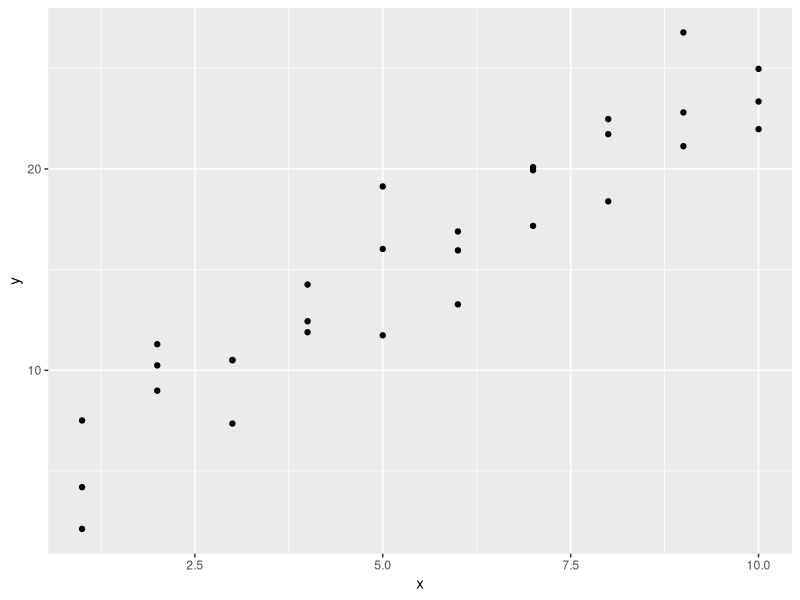
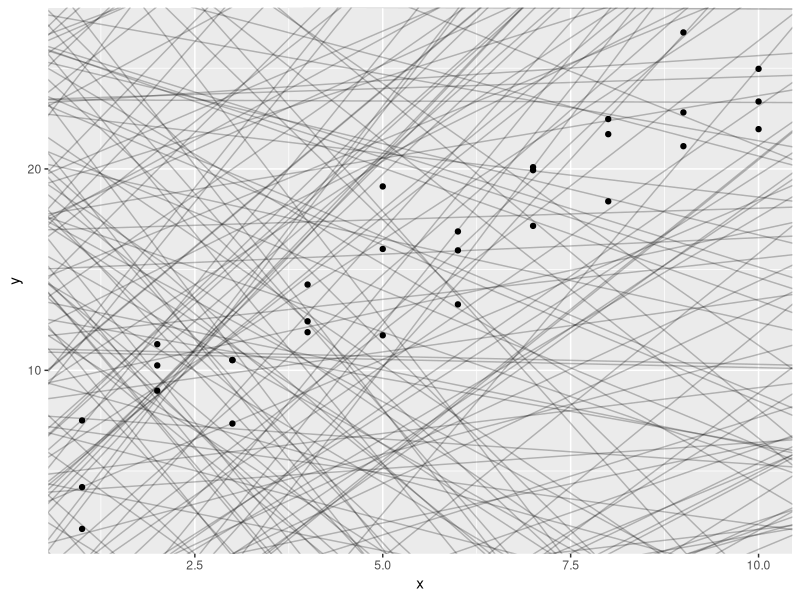
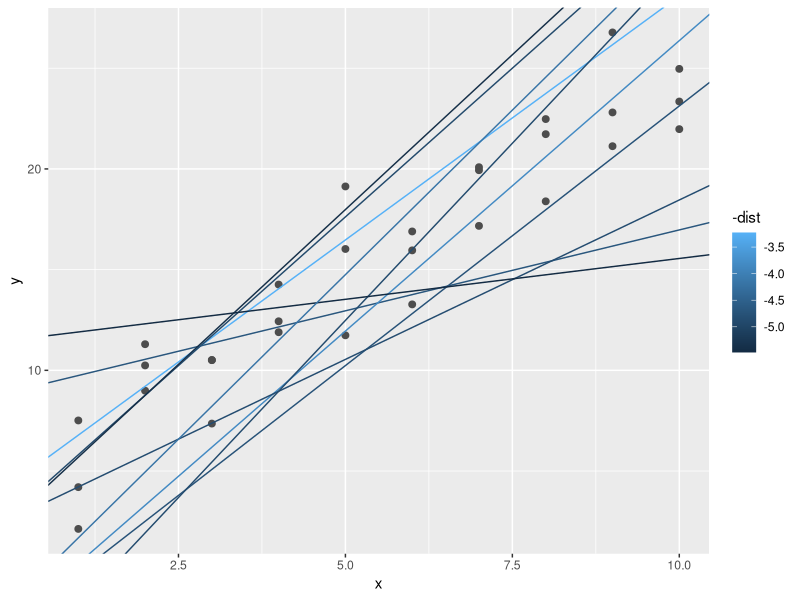
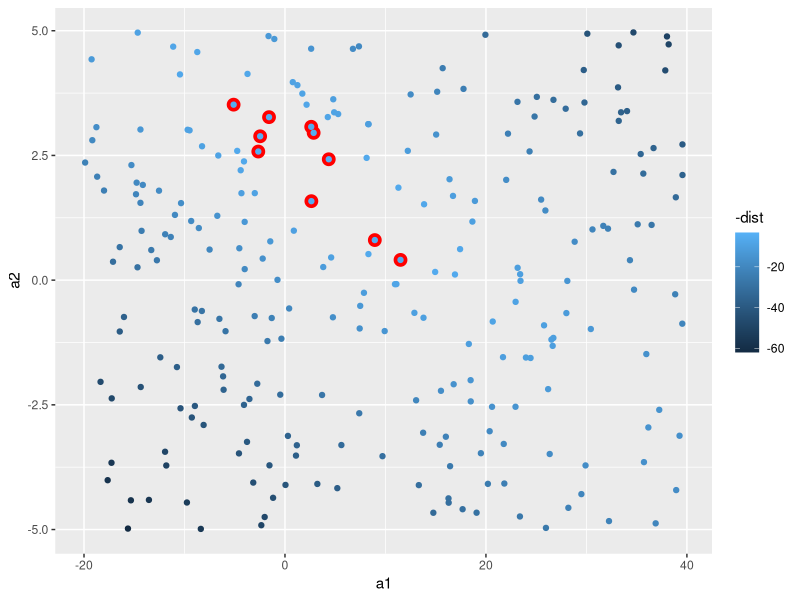
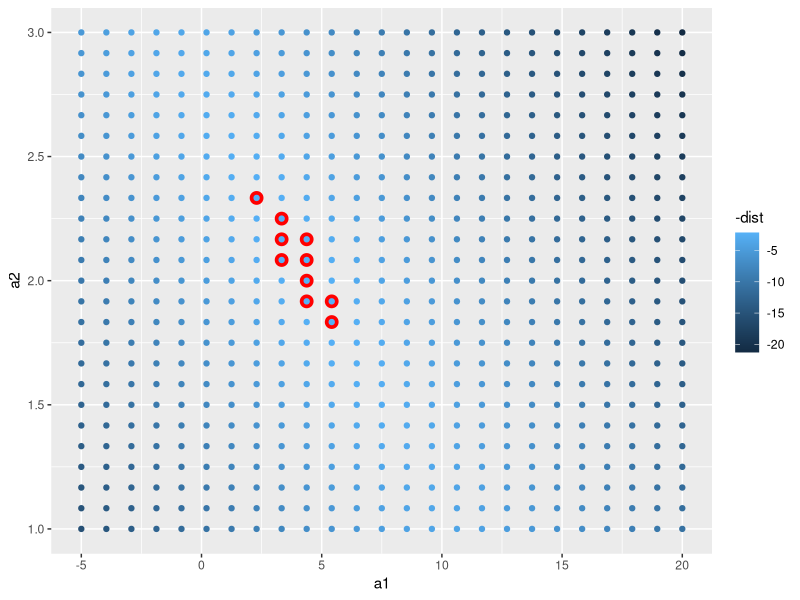
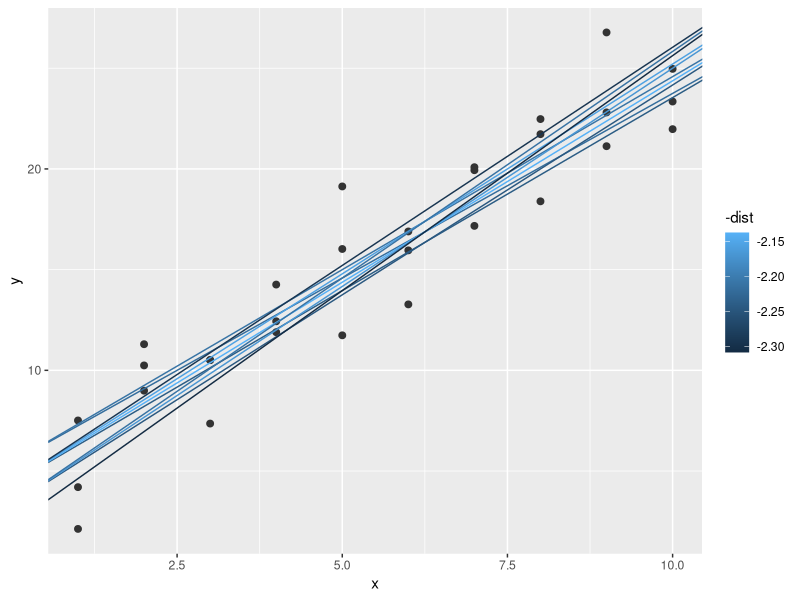
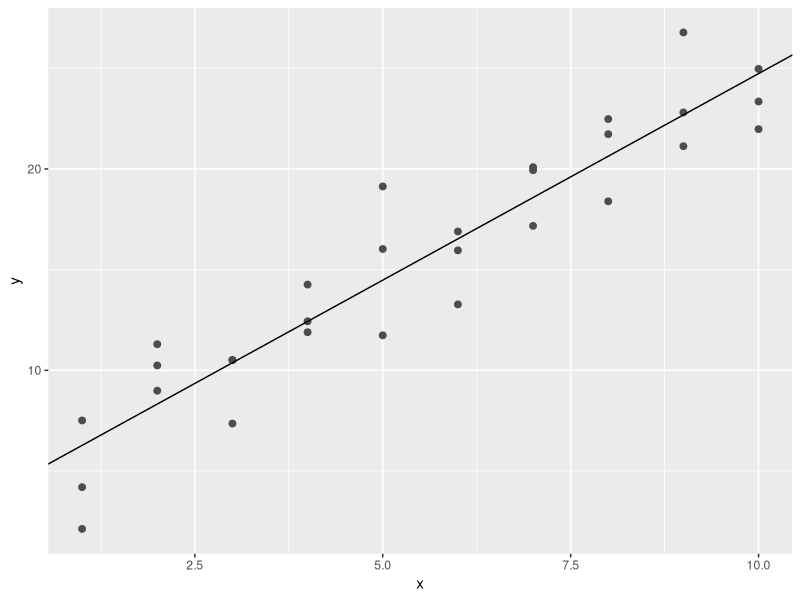
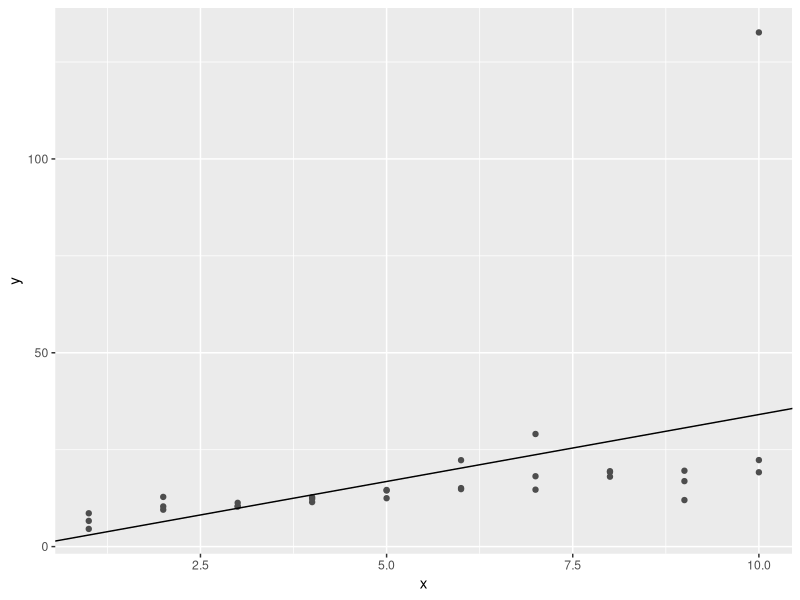

The R source for these figures, in order:
## ---- chunk 1
library(tidyverse)
library(modelr)
library(ggplot2)

# We want to get a warning if there are any NA values when
# we run a function.
options(na.action = na.warn)
## ---- chunk 2
ggplot(sim1, aes(x, y)) +
  geom_point()
## ---- chunk 3
models <- tibble(
  a1 = runif(250, -20, 40),
  a2 = runif(250, -5, 5)
)

ggplot(sim1, aes(x, y)) +
  geom_abline(aes(intercept = a1, slope = a2), 
              data = models, 
              alpha = 1 / 4) +
  geom_point()
## ---- chunk 4
model1 <- function(a, data) {
  a[1] + a[2] * data$x
}

measure_distance <- function(mod, data) {
  diff <- data$y - model1(mod, data)
  sqrt(mean(diff^2))
}

sim1_dist <- function(a1, a2) {
  measure_distance(c(a1, a2), sim1)
}

models <- models %>%
  mutate(dist = purrr::map2_dbl(a1, a2, sim1_dist))
models
## ---- chunk 5
ggplot(sim1, aes(x, y)) +
  geom_point(size = 2, color = "grey30") +
  geom_abline(
    aes(intercept = a1, slope = a2, color = -dist),
    data = filter(models, rank(dist) <= 10)
  )
## ---- chunk 6
ggplot(models, aes(a1, a2)) +
  geom_point(data = filter(models, rank(dist) <= 10),
             size = 4, color = 'red') +
  geom_point(aes(color = -dist))
## ---- chunk 7
grid <- expand.grid(  # Creates a df from all combinations of
                      # parameters provided to it.
  a1 = seq(-5, 20, length = 25),
  a2 = seq(1, 3, length = 25)
  ) %>%
  mutate(dist = purrr::map2_dbl(a1, a2, sim1_dist))

grid %>%
  ggplot(aes(a1, a2)) +
  geom_point(data = filter(grid, rank(dist) <= 10),
             size = 4, color = "red") +
  geom_point(aes(color = -dist))
## ---- chunk 8
ggplot(sim1, aes(x, y)) +
  geom_point(size = 2, color = "grey20") +
  geom_abline(aes(intercept = a1, slope = a2, color = -dist),
              data = filter(grid, rank(dist) <= 10))
## ---- chunk 9
best <- optim(c(0, 0), # initial values for params to optimize over
              measure_distance, # function to calculate error
              data = sim1)
best$par
## ---- chunk 10
ggplot(sim1, aes(x, y)) +
  geom_point(size = 2, color = "grey30") +
  geom_abline(aes(intercept = best$par[1], slope = best$par[2]))
## ---- chunk 11
sim1_mod <- lm(y ~ x, data = sim1)
coef(sim1_mod)
## ---- chunk 12
x = rep(1:10, each = 3)
y = x * 1.5 + 6 + rt(length(x),  # rt generates t-style variates
                                 # with length given by param 1.
                     df = 2)     # Degrees of freedom.

# To simulate an unusual value, let's change the value of the end
# of the model to beyond 75th percentile + 3 * IQR. 
# Usually, 75th percentile + 1.5 * IQR is used to determine outliers.
y[[length(y)]] <- quantile(y)[[4]] + 15 * IQR(y)

sim1a <- tibble(
  x = x,
  y = y
)

sim1a_mod <- lm(y ~ x, data = sim1a)
ggplot(sim1a, aes(x, y)) +
  geom_point(color = "grey30") +
  geom_abline(aes(intercept = coef(sim1a_mod)[[1]],
                  slope = coef(sim1a_mod)[[2]]))
## ---- chunk 13
ggplot(sim1a, aes(x, y)) +
  geom_point(color = "grey30") +
  geom_abline(aes(intercept = coef(sim1a_mod)[[1]],
                  slope = coef(sim1a_mod)[[2]])) +
  coord_cartesian(ylim = c(-20, 40))
## ---- chunk 14
measure_distance <- function(mod, data) {
  diff <- data$y - model1(mod, data)
  mean(abs(diff))
}

best <- optim(c(0, 0), measure_distance, data = sim1a)

coef(sim1a)
ggplot(sim1a, aes(x, y)) +
  geom_point(color = "grey30", size = 2) +
  geom_abline(aes(intercept = best$par[1], 
                  slope = best$par[2]),
              color = "red") +
  geom_abline(aes(intercept = coef(sim1a_mod)[[1]],
                  slope = coef(sim1a_mod)[[2]]),
              color = "green")
## ---- chunk 15
model1 <- function(a, data) {
  a[1] + data$x * a[2] + a[3]
}
## ---- chunk 16
grid <- sim1 %>%
  data_grid(x)
grid
## ---- chunk 17
grid <- grid %>%
  add_predictions(sim1_mod) # adds predictions to a dataset by
                            # calculating y values at given x values.
grid
## ---- chunk 18
ggplot(sim1, aes(x)) +
  geom_point(aes(y = y)) +
  geom_line(aes(y = pred), data = grid, color = "red", size = 1)
## ---- chunk 19
sim1 <- sim1 %>%
  add_residuals(sim1_mod)
sim1
## ---- chunk 20
ggplot(sim1, aes(resid)) +
  geom_freqpoly(binwidth = 0.5)
## ---- chunk 21
ggplot(sim1, aes(x, resid)) +
  geom_ref_line(h = 0) + # draw thick horiz reference line at 0.
                         # v = 5 to draw vertical ref line at 5.
  geom_point()
## ---- chunk 22
# Restore sim1 to original condition by dropping resid
sim1 <- sim1 %>% select(x, y)

# Fit using loess
sim1_loess_mod <- loess(y ~ x, sim1)
sim1_loess_mod

grid <- sim1 %>%
  data_grid(x) %>%
  add_predictions(sim1_loess_mod)

ggplot(sim1, aes(x)) +
  geom_point(aes(y = y)) +
  geom_line(aes(y = pred), data = grid, color = "red", size = 2) +
  geom_smooth(aes(y = pred), data = grid, color = "green", size = 1)

sim1 <- sim1 %>%
  add_residuals(sim1_loess_mod)

sim1 %>%
  ggplot(aes(resid)) +
  geom_freqpoly(binwidth = 0.5)

ggplot(sim1, aes(x, resid)) +
  geom_ref_line(h = 0) +
  geom_point()
## ---- chunk 23
df <- tribble(
  ~y, ~x1, ~x2,
   4,   2,   5,
   5,   1,   6
)

model_matrix(df, y ~ x1)
## ---- chunk 24
model_matrix(df, y ~ x1 + x2)
## ---- chunk 25
df <- tribble(
  ~sex, ~response,
  "male",       1,
  "female",     2,
  "male",       1
)

model_matrix(df, response ~ sex)
## ---- chunk 26
ggplot(sim2) +
  geom_point(aes(x, y))
## ---- chunk 27
mod2 <- lm(y ~ x, data = sim2)

grid <- sim2 %>%
  data_grid(x) %>%
  add_predictions(mod2)
grid
## ---- chunk 28
ggplot(sim2, aes(x)) +
  geom_point(aes(y = y)) +
  geom_point(data = grid, aes(y = pred), color = "red", size = 4)
## ---- chunk 29
# This raises an error:
# factor x has new level e
#
# tibble(x = "e") %>%
#  add_predictions(mod2)
## ---- chunk 30
ggplot(sim3, aes(x1, y)) +
  geom_point(aes(color = x2))
## ---- chunk 31
mod1 <- lm(y ~ x1 + x2, data = sim3)
mod2 <- lm(y ~ x1 * x2, data = sim3)
## ---- chunk 32
grid <- sim3 %>%
  data_grid(x1, x2) %>%
  gather_predictions(mod1, mod2)
grid
## ---- chunk 33
ggplot(sim3, aes(x1, color = x2)) +
  geom_point(aes(y = y), size = 2) +
  geom_line(data = grid, aes(y = pred)) +
  facet_wrap(~ model)
## ---- chunk 34
sim3 <- sim3 %>%
  gather_residuals(mod1, mod2)

ggplot(sim3, aes(x1, resid, color = x2)) +
  geom_point() +
  facet_grid(model ~ x2)
